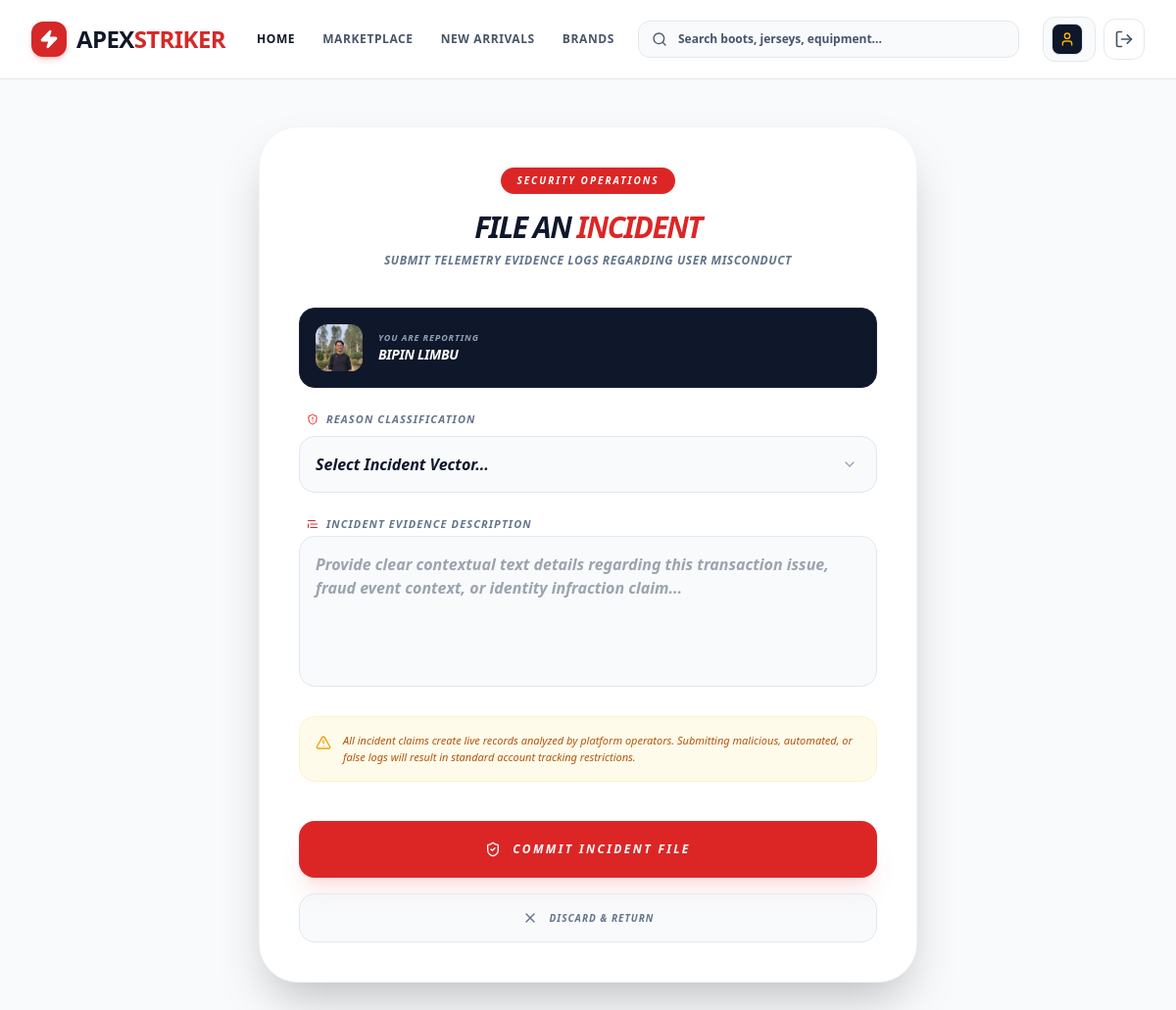
/report/add/3/ (signed in), run on the app's committed database.
### as_app/models.py (models this page shows, shortened)
class User(AbstractUser):
    class Role(models.TextChoices):
        ADMIN = 'admin', 'Admin'
        VENDOR = 'vendor', 'Vendor'
        CUSTOMER = 'customer', 'Customer'
    phone = models.CharField(max_length=20, blank=True)
    address = models.TextField(blank=True)
    role = models.CharField(max_length=20, choices=Role.choices, default=Role.CUSTOMER)
    profile_picture = models.ImageField(upload_to='images/user/', blank=True, null=True)
    auth_token = models.CharField(max_length=255, blank=True, null=True)
    is_verified = models.BooleanField(default=False)

### as_app/views/report_view.py (the view, shortened to what this page needs)
# urls.py: path('report/add/<int:user_id>/', add_report_view, name='add_report'),
@login_required
def add_report_view(request, user_id):
    profile = User.objects.get(id=user_id)
    if request.user == profile:
        messages.error(request, "You cannot report yourself.")
        return redirect(f'/profile/{profile.id}/')
    if Report.objects.filter(reporter=request.user, reported_user=profile).exists():
        messages.error(request, "You have already reported this user.")
        return redirect(f'/profile/{profile.id}/')
    errors = {}
    return render(request, 'main/add_report_page.html', {'cart_items_count': cart_count(request), 'profile': profile})

### as_app/views/report_view.py (called while the page is built)
def cart_count(request):
    if request.user.is_authenticated and request.user.role == 'customer':
        cart_items_count = Cart.objects.filter(customer=request.user.customer_profile).count()
        return cart_items_count
    return 0

### as_app/templates/main/add_report_page.html (shortened to what this page needs)
<!DOCTYPE html>
<html lang="en">
<head>
    {% load static %}
    <link href="{% static 'css/styles.css' %}" rel="stylesheet" />
</head>
<body class="bg-slate-50 flex flex-col min-h-screen font-sans">
    {% include 'components/_navbar.html' %}
    <main class="flex-grow flex items-center justify-center py-12 px-4">
        <div class="max-w-2xl w-full bg-white p-10 rounded-[2.5rem] shadow-2xl border border-slate-100">
            <div class="text-center mb-10">
                <div class="inline-block bg-red-600 text-white text-[10px] font-black px-4 py-1.5 rounded-full uppercase tracking-[0.2em] italic mb-4">Security Operations</div>
                <h2 class="text-3xl font-black text-slate-900 tracking-tighter uppercase italic">File An <span class="text-red-600">Incident</span></h2>
                <p class="text-slate-500 text-xs font-bold mt-2 uppercase tracking-wider italic">Submit telemetry evidence logs regarding user misconduct</p>
            </div>
            <form method="POST" class="space-y-6">
                <div class="p-4 bg-slate-900 border border-slate-800 rounded-2xl flex items-center gap-4 mb-4 shadow-inner">
                    <div class="h-12 w-12 bg-red-600/10 rounded-xl flex items-center justify-center text-red-500 font-black italic shrink-0">
                        {% if profile.profile_picture %}
                            <img src="{{ profile.profile_picture.url }}" alt="Profile Image" class="h-full w-full object-cover rounded-xl">
                        {% else %}
                            <i data-lucide="user" class="w-6 h-6"></i>
                        {% endif %}
                    </div>
                    <div>
                        <p class="text-[9px] font-black text-slate-400 uppercase italic tracking-widest">You Are Reporting</p>
                        <h3 class="text-sm font-black text-white italic uppercase tracking-tight">{{ profile.get_full_name|default:"Target_Offender_Node" }}</h3>
                    </div>
                </div>
                <div class="space-y-2">
                    <label class="text-[11px] font-black text-slate-500 uppercase tracking-widest ml-2 italic flex items-center gap-2">
                        <i data-lucide="shield-alert" class="w-3 h-3 text-red-600"></i> Reason Classification
                    </label>
                    <div class="relative">
                        <select id="id_reason" name="reason" class="w-full p-4 bg-slate-50 border border-slate-200 rounded-2xl font-bold italic text-slate-900 focus:ring-2 focus:ring-red-500 outline-none transition appearance-none cursor-pointer">
                            <option value="" disabled selected>Select Incident Vector...</option>
                        </select>
                        <div class="absolute inset-y-0 right-5 flex items-center pointer-events-none text-slate-400">
                        </div>
                    </div>
                </div>
                <div class="space-y-1">
                    <label class="text-[11px] font-black text-slate-500 uppercase tracking-widest ml-2 italic flex items-center gap-2">
                        <i data-lucide="text-quote" class="w-3 h-3 text-red-600"></i> Incident Evidence Description
                    </label>
                    <textarea name="description" rows="5" placeholder="Provide clear contextual text details regarding this transaction issue, fraud event context, or identity infraction claim..."
                               class="w-full p-4 bg-slate-50 border border-slate-200 rounded-2xl font-bold text-slate-900 focus:ring-2 focus:ring-red-500 outline-none transition italic resize-none">{{ data.description|default:'' }}</textarea>
                </div>
                <div class="p-4 bg-amber-50 rounded-2xl border border-amber-100 flex items-start gap-3">
                    <i data-lucide="alert-triangle" class="w-4 h-4 text-amber-500 shrink-0 mt-0.5"></i>
                    <p class="text-[11px] text-amber-700 font-medium italic">
                        All incident claims create live records analyzed by platform operators. Submitting malicious, automated, or false logs will result in standard account tracking restrictions.
                    </p>
                </div>
                <div class="space-y-4 pt-4">
                    <button type="submit" class="w-full bg-red-600 text-white font-black py-5 rounded-2xl hover:bg-red-700 transition-all active:scale-95 flex items-center justify-center gap-3 uppercase italic tracking-[0.2em] text-xs shadow-xl shadow-red-600/10 border border-red-500/10">
                        <i data-lucide="shield-check" class="w-4 h-4"></i> Commit Incident File
                    </button>
                    <a href="javascript:window.history.back()" class="w-full bg-slate-100/50 border border-slate-200 text-slate-500 font-bold py-4 rounded-2xl hover:bg-slate-200/50 hover:text-slate-800 transition-all flex items-center justify-center gap-3 uppercase italic tracking-widest text-[10px]">
                        <i data-lucide="x" class="w-4 h-4"></i> Discard & Return
                    </a>
                </div>
            </form>
        </div>
    </main>
</body>
</html>

### data on the page
User: profile_picture (picture), get_full_name "BIPIN LIMBU"
